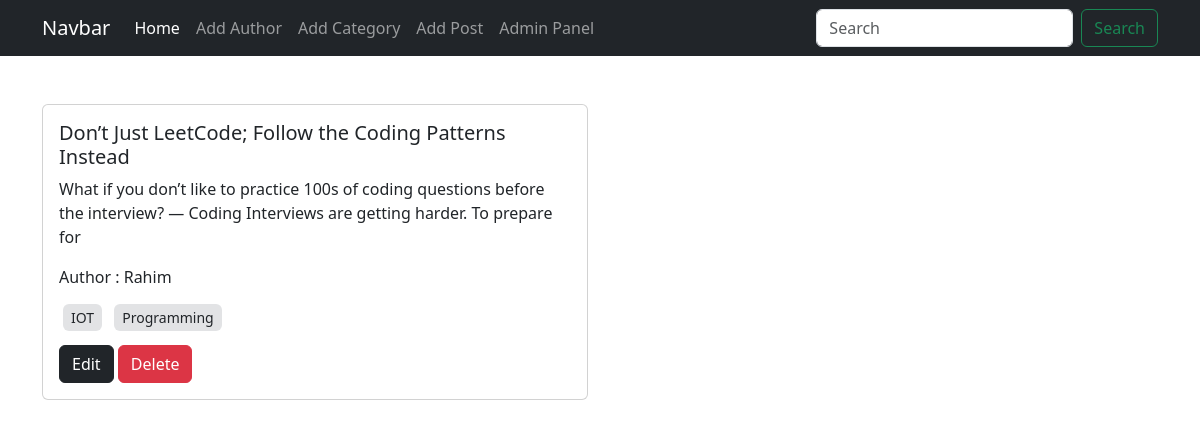
Before: / with the older database file.
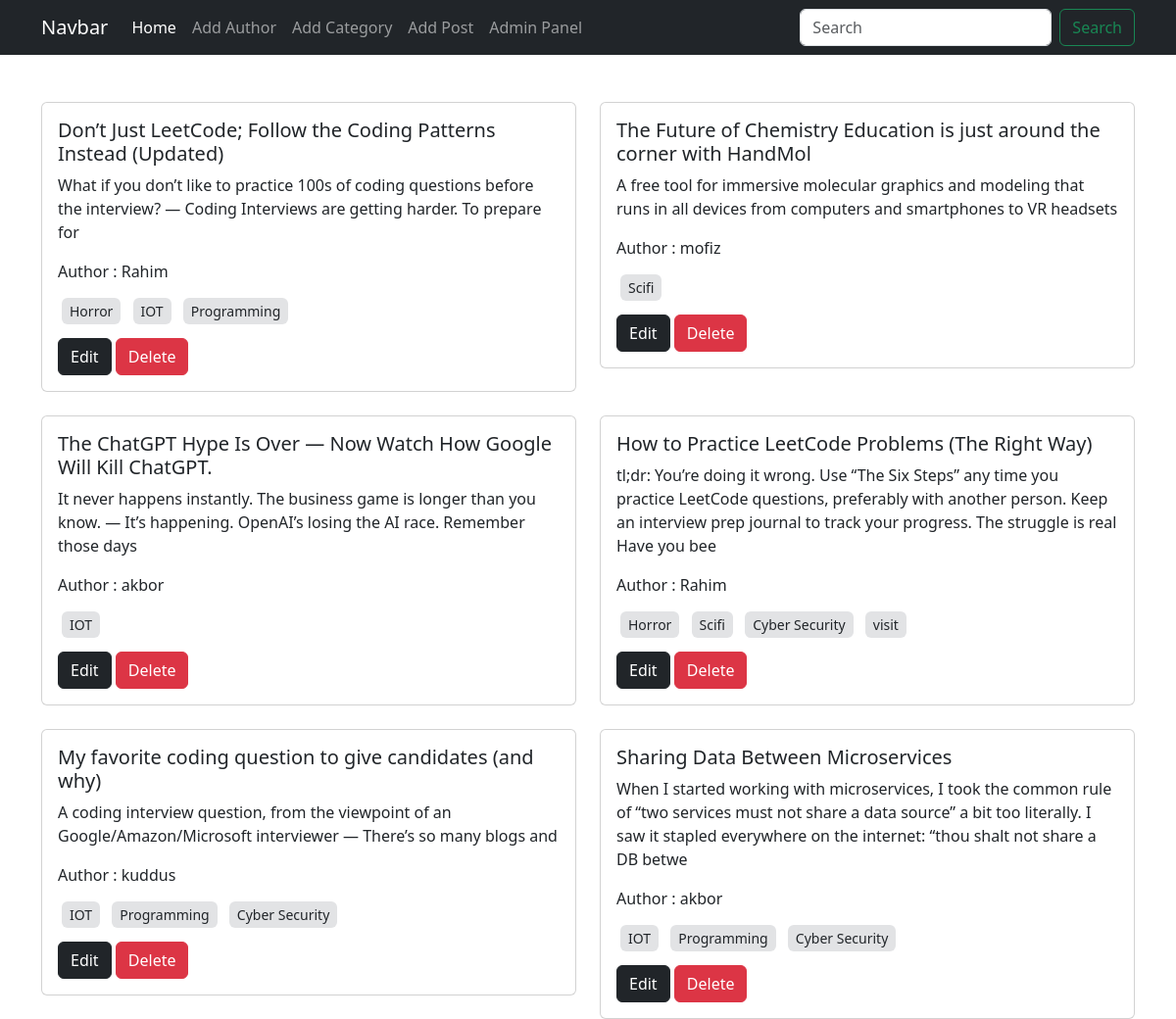
After: the same page with the newer database file.
### posts/models.py (models this page shows, shortened)
class Post(models.Model) :
    title = models.CharField(max_length=100)
    content = models.TextField()
    category = models.ManyToManyField(Category)
    author = models.ForeignKey(Author, on_delete=models.CASCADE)

### author/models.py (models this page shows, shortened)
class Author(models.Model) :
    name = models.CharField(max_length=100)
    bio = models.TextField()
    phone_no = models.CharField(max_length=12)

### category/models.py (models this page shows, shortened)
class Category(models.Model) :
    name = models.CharField(max_length=100)

### blog_project/views.py (the view)
# urls.py: path('', views.index, name='home'),
def index(req) :
    data = Post.objects.all()
    return render(req, 'index.html', {'data' : data})

### templates/index.html
{% extends "base.html" %}
{% block content %}
<div class="container mt-5">
    <div class="row row-gap-4">
        {% for post in data %}
        <div class="col-sm-6 mb-3 mb-sm-0">
            <div class="card">
              <div class="card-body">
                <h5 class="card-title">{{post.title}}</h5>
                <p class="card-text">{{post.content}}</p>
                <p>Author : {{post.author.name}}</p>
                <div class="my-3">
                    {% for category in post.category.all %}
                    <small class="bg-secondary-subtle m-1 rounded px-2 py-1">{{category.name}}</small>
                    {% endfor %}
                </div>
                <a href="{% url "edit_post" post.id %}" class="btn btn-dark">Edit</a>
                <a href="{% url "delete_post" post.id %}" class="btn btn-danger">Delete</a>
              </div>
            </div>
          </div>
          {% endfor %}
      </div>
</div>
{% endblock content %}

### templates/base.html (shortened to what this page needs)
<!DOCTYPE html>
<html lang="en">
<head>
    <link href="https://cdn.jsdelivr.net/npm/bootstrap@5.3.2/dist/css/bootstrap.min.css" rel="stylesheet">
</head>
<body>
    <header>
        <nav class="navbar navbar-expand-lg navbar-dark bg-dark">
            <div class="container">
              <a class="navbar-brand" href="#">Navbar</a>
              <div class="collapse navbar-collapse" id="navbarSupportedContent">
                <ul class="navbar-nav me-auto mb-2 mb-lg-0">
                  <li class="nav-item">
                    <a class="nav-link active" aria-current="page" href="{% url "home" %}">Home</a>
                  </li>
                  <li class="nav-item">
                    <a class="nav-link" href="{% url "add_author" %}">Add Author</a>
                  </li>
                  <li class="nav-item">
                    <a class="nav-link" href="{% url "add_category" %}">Add Category</a>
                  </li>
                  <li class="nav-item">
                    <a class="nav-link" href="{% url "add_post" %}">Add Post</a>
                  </li>
                  <li class="nav-item">
                    <a class="nav-link" href="/admin/">Admin Panel</a>
                  </li>
                </ul>
                <form class="d-flex" role="search">
                  <input class="form-control me-2" type="search" placeholder="Search" aria-label="Search">
                  <button class="btn btn-outline-success" type="submit">Search</button>
                </form>
              </div>
            </div>
          </nav>
    </header>
    <main>
        <section>
            {% block content %}
            {% endblock content %}
        </section>
    </main>
</body>
</html>

Changed rows visible on the page:
changed Post: title "Don’t Just LeetCode; Follow the Coding Patterns Instead" → "Don’t Just LeetCode; Follow the Coding Patterns Instead (Updated)"
now on this page (row unchanged): Category: name "Horror"
added Post: title "The Future of Chemistry Education is just around the corner with HandMol", content "A free tool for immersive molecular graphics and modeling that runs in all devices from computers and smartphones to VR headsets", author.name "mofiz"
now on this page (row unchanged): Category: name "Scifi"
added Post: title "The ChatGPT Hype Is Over — Now Watch How Google Will Kill ChatGPT.", content "It never happens instantly. The business game is longer than you know. — It’s happening. OpenAI’s losing the AI race. Remember those days", author.name "akbor", Category (name "IOT")
added Post: title "How to Practice LeetCode Problems (The Right Way)", content "tl;dr: You’re doing it wrong. Use “The Six Steps” any time you practice LeetCode questions, preferably with another person. Keep an interview prep journal to track your progress. The struggle is real Have you bee", author.name "Rahim"
now on this page (row unchanged): Category: name "Cyber Security"
added Category: name "visit", shown under "How to Practice LeetCode Problems (The Right Way)"
added Post: title "My favorite coding question to give candidates (and why)", content "A coding interview question, from the viewpoint of an Google/Amazon/Microsoft interviewer — There’s so many blogs and", author.name "kuddus", Category (name "IOT"), Category (name "Programming")
added Post: title "Sharing Data Between Microservices", content "When I started working with microservices, I took the common rule of “two services must not share a data source” a bit too literally. I saw it stapled everywhere on the internet: “thou shalt not share a DB betwe", author.name "akbor", Category (name "IOT"), Category (name "Programming")
